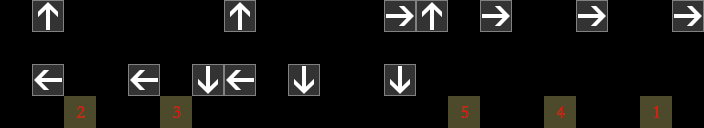

A 2D game scene composited from a Tiled map and its tileset images. What follows is a short description and the map's XML, with every tile layer's data as written:
An orthogonal 22x4 tile map with 32x32 px tiles, 3 tile layers (ele_bg, collision, notation), 2 tilesets.

<map version="1.2" tiledversion="1.2.4" orientation="orthogonal" renderorder="left-down" width="22" height="4" tilewidth="32" tileheight="32" infinite="0" nextlayerid="4" nextobjectid="1">
 <tileset firstgid="1" source="meta.tsx" />
 <tileset firstgid="226" source="ele_base.tsx" />
 <layer id="1" name="ele_bg" width="22" height="4">
  <data encoding="csv">
227,226,226,226,0,0,0,226,226,226,0,0,0,226,226,226,0,0,0,226,226,226,
227,226,226,226,0,0,0,226,226,226,0,0,0,226,226,226,0,0,0,226,226,226,
227,226,226,226,0,0,0,226,226,226,0,0,0,226,226,226,0,0,0,226,226,226,
227,227,227,227,227,227,227,227,227,227,227,227,227,227,227,227,227,227,227,227,227,227
</data>
 </layer>
 <layer id="2" name="collision" width="22" height="4">
  <data encoding="csv">
0,0,0,0,0,0,0,0,0,0,0,0,0,0,0,0,0,0,0,0,0,0,
0,0,0,0,0,0,0,0,0,0,0,0,0,0,0,0,0,0,0,0,0,0,
0,0,0,0,0,0,0,0,0,0,0,0,0,0,0,0,0,0,0,0,0,0,
0,0,0,0,0,0,0,0,0,0,0,0,0,0,0,0,0,0,0,0,0,0
</data>
 </layer>
 <layer id="3" name="notation" width="22" height="4">
  <data encoding="csv">
0,47,0,0,0,0,0,47,0,0,0,0,50,47,0,50,0,0,50,0,0,50,
0,0,0,0,0,0,0,0,0,0,0,0,0,0,0,0,0,0,0,0,0,0,
0,49,0,0,49,0,48,49,0,48,0,0,48,0,0,0,0,0,0,0,0,0,
0,0,235,0,0,236,0,0,0,0,0,0,0,0,238,0,0,237,0,0,234,0
</data>
 </layer>
</map>
